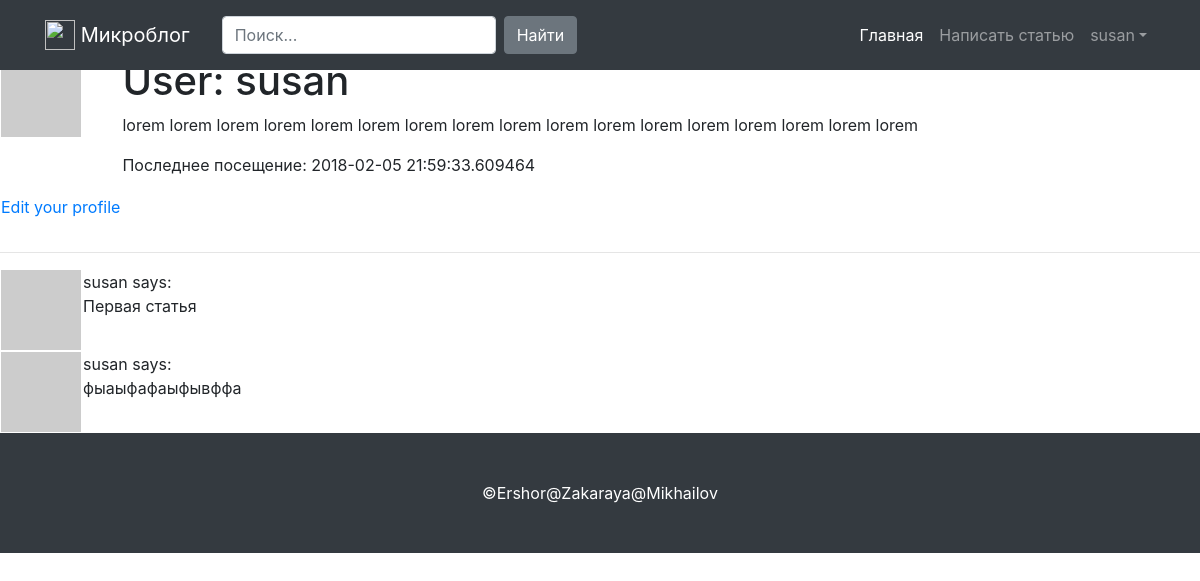
Before: /user/susan (signed in) with the older database file.
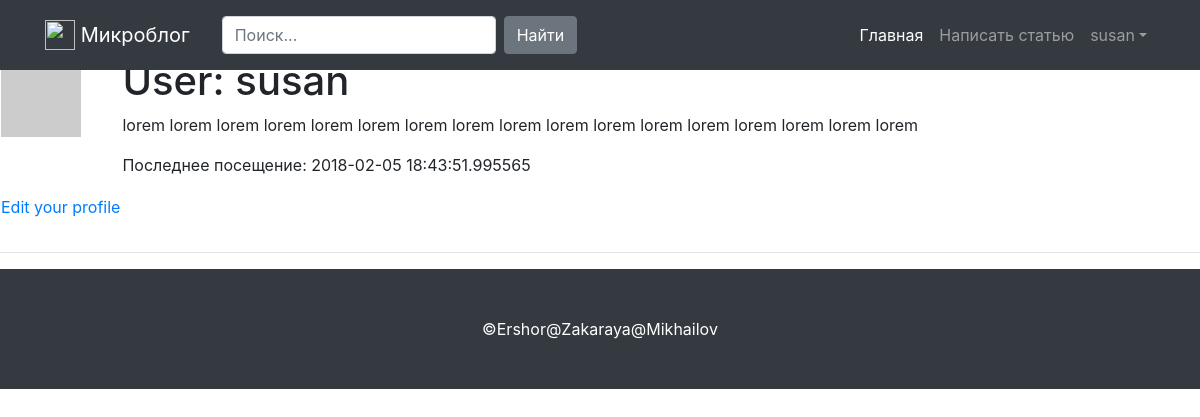
After: the same page with the newer database file.
### app/models.py (models this page shows, shortened)
class User(UserMixin, db.Model):
    id = db.Column(db.Integer, primary_key=True)
    username = db.Column(db.String(64), index=True, unique=True)
    email = db.Column(db.String(120), index=True, unique=True)
    password_hash = db.Column(db.String(128))
    posts = db.relationship('Post', backref='author', lazy='dynamic')
    about_me = db.Column(db.String(140))
    last_seen = db.Column(db.DateTime, default=datetime.utcnow)
    def avatar(self, size):
        digest = md5(self.email.lower().encode('utf-8')).hexdigest()
        return 'https://www.gravatar.com/avatar/{}?d=identicon&s={}'.format(digest, size)
    def __repr__(self):
        return self.username

class Post(db.Model):
    id = db.Column(db.Integer, primary_key=True)
    title = db.Column(db.String(255))
    body = db.Column(db.Text)
    date = db.Column(db.DateTime, index=True, default=datetime.utcnow)
    user_id = db.Column(db.Integer, db.ForeignKey('user.id'))

### app/routes.py (the view)
@app.route('/user/<username>')
@login_required
def user(username):
    user = User.query.filter_by(username=username).first_or_404()
    return render_template('user.html', user=user, posts=user.posts)

### app/models.py (called while the page is built)
@login.user_loader
def load_user(uid):
    return User.query.get(int(uid))

### app/routes.py (called while the page is built)
@app.before_request
def before_request():
    if current_user.is_authenticated:
        current_user.last_seen = datetime.utcnow()
        db.session.commit()

### app/templates/user.html
{% extends 'base.html' %}
{% block content %}
    <table>
        <tr valign="top">
            <td><img src="{{ user.avatar(128) }}"></td>
            <td>
                <h1>User: {{ user.username }}</h1>
                {% if user.about_me %}
                    <p>
                        {{ user.about_me }}
                    </p>
                {% endif %}
                {% if user.last_seen %}
                    <p>
                        Последнее посещение: {{ user.last_seen }}
                    </p>
                {% endif %}
            </td>
        </tr>
        <tr>
            <td>
            {% if user == current_user %}
                <p>
                    <a href="{{ url_for('edit_profile') }}">Edit your profile</a>
                </p>
            {% endif %}
            </td>
        </tr>
    </table>
    <hr>
    {% for post in posts %}
        {% include '_post.html' %}
    {% endfor %}
{% endblock %}

### app/templates/base.html (shortened to what this page needs)
<!DOCTYPE html>
<html lang="en">
  <head>
    <link rel="stylesheet" href="https://maxcdn.bootstrapcdn.com/bootstrap/4.0.0/css/bootstrap.min.css">
    <link rel="stylesheet" href="https://maxcdn.bootstrapcdn.com/font-awesome/4.4.0/css/font-awesome.min.css">
    <link rel="stylesheet" href="{{ url_for('static', filename = 'css/index.css') }}">
  </head>
  <body>
    <nav class="navbar navbar-expand-lg navbar-dark bg-dark fixed-top">
      <div class="container">
        <a class="navbar-brand" href="/">
            <img src="https://v4-alpha.getbootstrap.com/assets/brand/bootstrap-solid.svg" width="30" height="30" class="d-inline-block align-top" alt="">
            Микроблог</a>
        <div class="collapse navbar-collapse" id="navbarResponsive">
            <nav class="navbar navbar-expand-sm bg-dark navbar-dark">
                <form class="form-inline" action="">
                    <input class="form-control mr-sm-2" type="text" placeholder="Поиск...">
                    <button class="btn btn-secondary" type="submit">Найти</button>
                </form>
            </nav>
            <ul class="navbar-nav ml-auto">
                <li class="nav-item active">
                    <a class="nav-link" href="#">
                        Главная
                    </a>
                </li>
                {% if current_user.is_anonymous %}
                <li class="nav-item">
                    <a class="nav-link" href="{{ url_for('login') }}"><span class="glyphicon glyphicon-user"></span>Логин</a>
                </li>
                <li class="nav-item">
                    <a class="nav-link" href="/register">Регистрация</a>
                </li>
                {% else %}
                <li class="nav-item">
                    <a class="nav-link" href="add_post">Написать статью</a>
                </li>
                <li class="dropdown nav-item">
                    <a class="dropdown-toggle nav-link" data-toggle="dropdown" href="">{{ current_user }}</a>
                </li>
                {% endif %}
            </ul>
        </div>
      </div>
    </nav>
            {% block content %}
            {% endblock %}
            <footer class="py-5 bg-dark">
                <div class="container">
                    <p class="m-0 text-center text-white">&copy;Ershor@Zakaraya@Mikhailov</p>
                </div>
            </footer>
</body>
</html>

### app/templates/_post.html
<table>
    <tr valign="top">
        <td><img src="{{ post.author.avatar(36) }}"></td>
        <td>{{ post.author.username }} says:<br>{{ post.title }}</td>
    </tr>
</table>

### app/static/css/index.css (style rules this page uses)
body { padding-top: 54px; }
@media (min-width: 992px) { body { padding-top: 56px; } }

Changed rows visible on the page:
removed Post: author.username "susan", title "Первая статья"
removed Post: author.username "susan", title "фыаыфафаыфывффа"
changed User "susan": last_seen "2018-02-05 21:59:33.609464" → "2018-02-05 18:43:51.995565"
